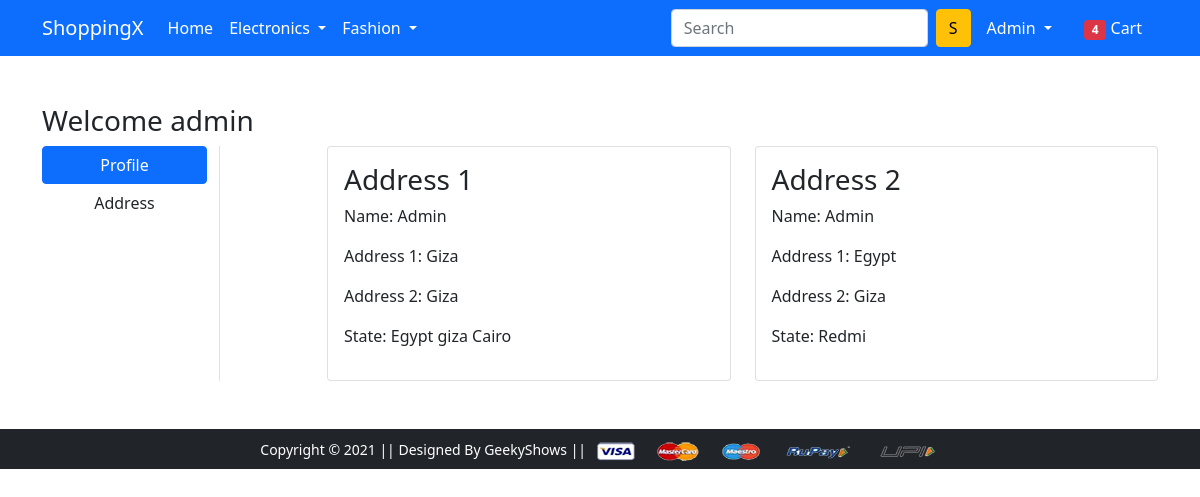
The page /address/ (signed in) on the database its author committed.
### app/models.py (models this page shows, shortened)
class Customer(models.Model):
  user = models.ForeignKey(User, on_delete=models.CASCADE, related_name='customer')
  name = models.CharField(max_length=200)
  localty = models.CharField(max_length=200)
  city = models.CharField(max_length=50)
  zipcode = models.IntegerField()
  state = models.CharField(choices=STATE_CHOISES,max_length=40)

### app/views.py (the view)
# urls.py: path('address/', views.address, name='address'),
@login_required
def address(request):
  add = Customer.objects.filter(user=request.user)
  return render(request, 'app/address.html', {'add': add, 'active': 'btn-primary'})

### app/templates/app/address.html (shortened to what this page needs)
{% extends 'app/base.html' %}
{% load static %}
{% block main-content %}
<div class="container my-5">
 <div class="row">
 <h3>Welcome <span class="text-captlize">{{request.user}}</span></h3>
  <div class="col-sm-2 border-end">
   <ul class="list-unstyled">
    <li class="d-grid"><a href="{% url 'profile' %}" class="btn {{active}}">Profile</a></li>
    <li class="d-grid"><a href="{% url 'address' %}" class="btn">Address</a></li>
   </ul>
  </div>
  <div class="col-sm-9 offset-sm-1">
   <div class="row">
     {% for ad in add %}
    <div class="col-sm-6">
     <div class="card">
      <div class="card-body">
       <h3>Address {{forloop.counter}}</h3>
       <p>Name: {{ad.name}}</p>
       <p>Address 1: {{ad.localty}}</p>
       <p>Address 2: {{ad.city}}</p>
       <p>State: {{ad.state}}</p>
      </div>
     </div>
    </div>
      {% endfor %}
   </div>
  </div>
 </div>
</div>
{% endblock main-content %}

### app/templates/app/base.html (shortened to what this page needs)
<!doctype html>
{% load static %}
<html lang="en">
  <head>
    <link href="https://cdn.jsdelivr.net/npm/bootstrap@5.0.0-beta1/dist/css/bootstrap.min.css" rel="stylesheet">
    <link rel="stylesheet" href="{% static 'app/css/owl.carousel.min.css' %}">
    <link rel="stylesheet" href="{% static 'app/css/all.min.css' %}">
    <link rel="stylesheet" href="{% static 'app/css/style.css' %}">
  </head>
  <body>
    <nav class="navbar navbar-expand-lg navbar-dark bg-primary">
     <div class="container">
       <a class="navbar-brand" href="/">ShoppingX</a>
       <div class="collapse navbar-collapse" id="navbarSupportedContent">
         <ul class="navbar-nav me-auto mb-2 mb-lg-0">
           <li class="nav-item">
             <a class="nav-link active" aria-current="page" href="/">Home</a>
           </li>
           <li class="nav-item dropdown">
             <a class="nav-link dropdown-toggle text-white" href="#" id="electronicsDropdown" role="button" data-bs-toggle="dropdown" aria-expanded="false">
               Electronics
             </a>
           </li>
           <li class="nav-item dropdown">
             <a class="nav-link dropdown-toggle text-white" href="#" id="fashionDropdown" role="button" data-bs-toggle="dropdown" aria-expanded="false">
               Fashion
             </a>
           </li>
         </ul>
         <form class="d-flex">
           <input class="form-control me-2" type="search" placeholder="Search" aria-label="Search">
           <button class="btn btn-warning" type="submit">S</button>
         </form>
         <div>
          <ul class="navbar-nav me-auto mb-2 mb-lg-0">
            {% if user.is_authenticated %}
           <li class="nav-item dropdown mx-2">
              <a class="nav-link dropdown-toggle text-white" href="#" id="profileDropdown" role="button" data-bs-toggle="dropdown" aria-expanded="false">
                {{request.user.username|capfirst}}
              </a>
            </li>
            <li class="nav-item mx-2">
             <a href="{% url 'showcard' %}" class="nav-link text-white"><span class="badge bg-danger">4</span> Cart </a>
            </li>
            {% endif %}
          </ul>
         </div>
       </div>
     </div>
    </nav>
    {% block main-content %} {% endblock main-content %}
    <footer class="container-fluid bg-dark text-center p-2 mt-5">
        <small class="text-white">Copyright &copy; 2021 || Designed By GeekyShows || </small>
        <img src="{% static 'app/images/payment.png' %}" alt="" srcset="" class="img-fluid" height="2px">
    </footer>
  </body>
</html>

### rows shown on the page
Customer: name "Admin", localty "Giza", city "Giza", state "Egypt giza Cairo"
Customer: name "Admin", localty "Egypt", city "Giza", state "Redmi"

### other values the page prints
{{ request.user.username|capfirst }} "Admin"
{{ request.user }} "admin"
